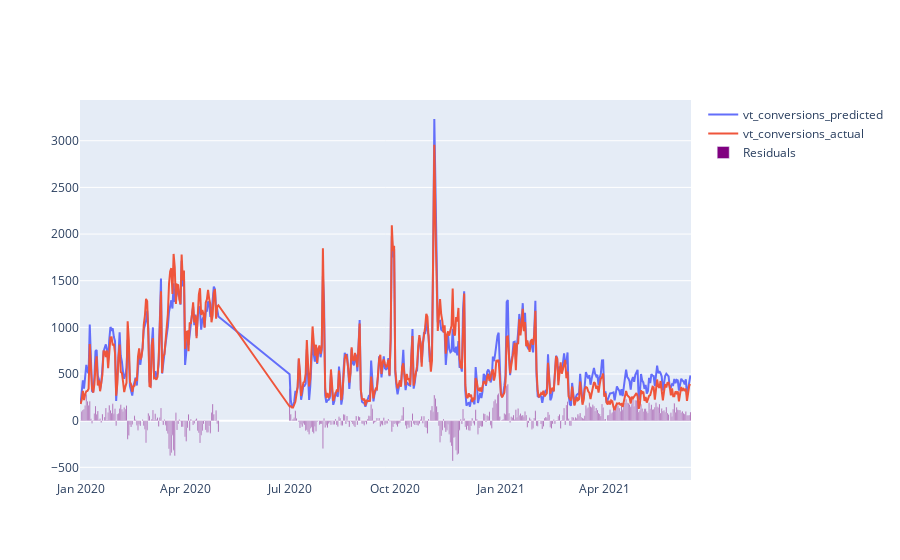

Source (notebook cell):
### Code cell
model, results_df = get_predictions(X_train, X_test, y_train, y_test, vis=True)

### Figure 1 — Plotly figure (JSON) as saved in the notebook; plotly's stock layout.template omitted (floating-point values rounded to 4 significant figures; data arrays with more than 128 entries replaced by an {"elided": "..."} marker saying what was removed)
{"data": [{"mode": "lines", "name": "vt_conversions_predicted", "type": "scatter", "x": {"elided": "471 str values"}, "y": {"elided": "471 float values"}}, {"mode": "lines", "name": "vt_conversions_actual", "type": "scatter", "x": {"elided": "471 str values"}, "y": {"elided": "471 int values"}}, {"marker": {"color": "purple"}, "name": "Residuals", "type": "bar", "x": {"elided": "471 str values"}, "y": {"elided": "471 float values"}}], "layout": {"autosize": true, "xaxis": {"autorange": true, "range": ["2019-12-31 12:00", "2021-06-15 12:00"], "type": "date"}, "yaxis": {"autorange": true, "range": [-635.9, 3437.0], "type": "linear"}}}
